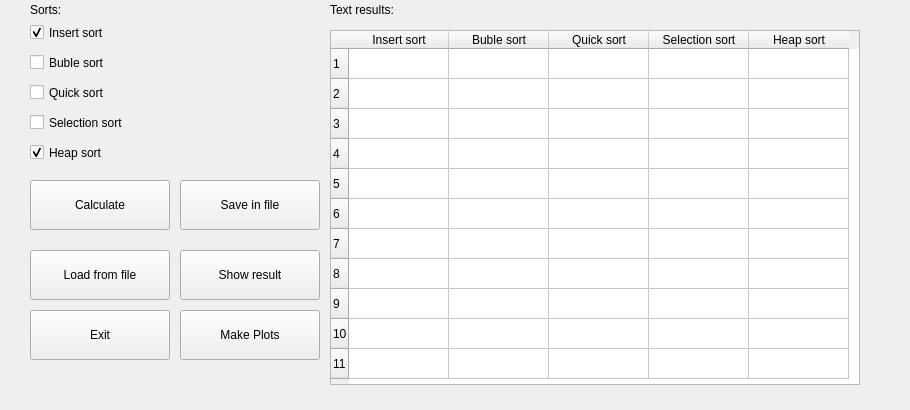
<?xml version="1.0" encoding="UTF-8"?>
<ui version="4.0">
 <class>MainWindow</class>
 <widget class="QMainWindow" name="MainWindow">
  <property name="enabled">
   <bool>true</bool>
  </property>
  <property name="geometry">
   <rect>
    <x>0</x>
    <y>0</y>
    <width>910</width>
    <height>410</height>
   </rect>
  </property>
  <property name="maximumSize">
   <size>
    <width>910</width>
    <height>410</height>
   </size>
  </property>
  <property name="windowTitle">
   <string>Sorts Analysis</string>
  </property>
  <widget class="QWidget" name="centralwidget">
   <widget class="QPushButton" name="b_calc">
    <property name="geometry">
     <rect>
      <x>30</x>
      <y>180</y>
      <width>140</width>
      <height>50</height>
     </rect>
    </property>
    <property name="text">
     <string>Calculate</string>
    </property>
   </widget>
   <widget class="QPushButton" name="b_save">
    <property name="geometry">
     <rect>
      <x>180</x>
      <y>180</y>
      <width>140</width>
      <height>50</height>
     </rect>
    </property>
    <property name="text">
     <string>Save in file</string>
    </property>
   </widget>
   <widget class="QPushButton" name="b_load">
    <property name="geometry">
     <rect>
      <x>30</x>
      <y>250</y>
      <width>140</width>
      <height>50</height>
     </rect>
    </property>
    <property name="text">
     <string>Load from file</string>
    </property>
   </widget>
   <widget class="QPushButton" name="b_show">
    <property name="geometry">
     <rect>
      <x>180</x>
      <y>250</y>
      <width>140</width>
      <height>50</height>
     </rect>
    </property>
    <property name="text">
     <string>Show result</string>
    </property>
   </widget>
   <widget class="QPushButton" name="b_exit">
    <property name="geometry">
     <rect>
      <x>30</x>
      <y>310</y>
      <width>140</width>
      <height>50</height>
     </rect>
    </property>
    <property name="text">
     <string>Exit</string>
    </property>
   </widget>
   <widget class="QCheckBox" name="cb_is">
    <property name="geometry">
     <rect>
      <x>30</x>
      <y>20</y>
      <width>100</width>
      <height>25</height>
     </rect>
    </property>
    <property name="text">
     <string>Insert sort</string>
    </property>
    <property name="checked">
     <bool>true</bool>
    </property>
   </widget>
   <widget class="QCheckBox" name="cb_bs">
    <property name="geometry">
     <rect>
      <x>30</x>
      <y>50</y>
      <width>100</width>
      <height>25</height>
     </rect>
    </property>
    <property name="text">
     <string>Buble sort</string>
    </property>
   </widget>
   <widget class="QCheckBox" name="cb_qs">
    <property name="geometry">
     <rect>
      <x>30</x>
      <y>80</y>
      <width>100</width>
      <height>25</height>
     </rect>
    </property>
    <property name="text">
     <string>Quick sort</string>
    </property>
   </widget>
   <widget class="QCheckBox" name="cb_ss">
    <property name="geometry">
     <rect>
      <x>30</x>
      <y>110</y>
      <width>115</width>
      <height>25</height>
     </rect>
    </property>
    <property name="text">
     <string>Selection sort</string>
    </property>
   </widget>
   <widget class="QCheckBox" name="cb_hs">
    <property name="geometry">
     <rect>
      <x>30</x>
      <y>140</y>
      <width>100</width>
      <height>25</height>
     </rect>
    </property>
    <property name="text">
     <string>Heap sort</string>
    </property>
    <property name="checked">
     <bool>true</bool>
    </property>
   </widget>
   <widget class="QLabel" name="l_sorts">
    <property name="geometry">
     <rect>
      <x>30</x>
      <y>0</y>
      <width>70</width>
      <height>20</height>
     </rect>
    </property>
    <property name="text">
     <string>Sorts:</string>
    </property>
   </widget>
   <widget class="QLabel" name="l_results">
    <property name="geometry">
     <rect>
      <x>330</x>
      <y>0</y>
      <width>85</width>
      <height>20</height>
     </rect>
    </property>
    <property name="text">
     <string>Text results:</string>
    </property>
   </widget>
   <widget class="QTableWidget" name="tb_res">
    <property name="enabled">
     <bool>true</bool>
    </property>
    <property name="geometry">
     <rect>
      <x>330</x>
      <y>30</y>
      <width>530</width>
      <height>355</height>
     </rect>
    </property>
    <property name="maximumSize">
     <size>
      <width>530</width>
      <height>355</height>
     </size>
    </property>
    <property name="tabletTracking">
     <bool>true</bool>
    </property>
    <property name="editTriggers">
     <set>QAbstractItemView::NoEditTriggers</set>
    </property>
    <property name="selectionMode">
     <enum>QAbstractItemView::NoSelection</enum>
    </property>
    <property name="textElideMode">
     <enum>Qt::ElideMiddle</enum>
    </property>
    <property name="showGrid">
     <bool>true</bool>
    </property>
    <property name="wordWrap">
     <bool>true</bool>
    </property>
    <property name="rowCount">
     <number>11</number>
    </property>
    <property name="columnCount">
     <number>5</number>
    </property>
    <attribute name="horizontalHeaderMinimumSectionSize">
     <number>50</number>
    </attribute>
    <attribute name="verticalHeaderMinimumSectionSize">
     <number>20</number>
    </attribute>
    <row/>
    <row/>
    <row/>
    <row/>
    <row/>
    <row/>
    <row/>
    <row/>
    <row/>
    <row/>
    <row/>
    <column>
     <property name="text">
      <string>Insert sort</string>
     </property>
    </column>
    <column>
     <property name="text">
      <string>Buble sort</string>
     </property>
    </column>
    <column>
     <property name="text">
      <string>Quick sort</string>
     </property>
    </column>
    <column>
     <property name="text">
      <string>Selection sort</string>
     </property>
    </column>
    <column>
     <property name="text">
      <string>Heap sort</string>
     </property>
    </column>
    <item row="0" column="0">
     <property name="text">
      <string/>
     </property>
     <property name="flags">
      <set>ItemIsSelectable|ItemIsEnabled</set>
     </property>
    </item>
   </widget>
   <widget class="QPushButton" name="b_plots">
    <property name="geometry">
     <rect>
      <x>180</x>
      <y>310</y>
      <width>140</width>
      <height>50</height>
     </rect>
    </property>
    <property name="text">
     <string>Make Plots</string>
    </property>
   </widget>
  </widget>
 </widget>
 <resources/>
 <connections>
  <connection>
   <sender>b_exit</sender>
   <signal>clicked()</signal>
   <receiver>MainWindow</receiver>
   <slot>close()</slot>
   <hints>
    <hint type="sourcelabel">
     <x>93</x>
     <y>329</y>
    </hint>
    <hint type="destinationlabel">
     <x>192</x>
     <y>400</y>
    </hint>
   </hints>
  </connection>
 </connections>
</ui>
